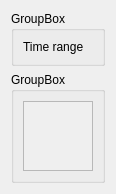
<?xml version="1.0" encoding="UTF-8"?>
<ui version="4.0">
 <class>SpectrumSettings</class>
 <widget class="QWizardPage" name="SpectrumSettings">
  <property name="geometry">
   <rect>
    <x>0</x>
    <y>0</y>
    <width>91</width>
    <height>162</height>
   </rect>
  </property>
  <property name="windowTitle">
   <string>WizardPage</string>
  </property>
  <layout class="QVBoxLayout" name="verticalLayout">
   <item>
    <widget class="QGroupBox" name="groupBox">
     <property name="title">
      <string>GroupBox</string>
     </property>
     <layout class="QFormLayout" name="formLayout">
      <property name="fieldGrowthPolicy">
       <enum>QFormLayout::ExpandingFieldsGrow</enum>
      </property>
      <item row="0" column="0">
       <widget class="QLabel" name="timeRangeLabel">
        <property name="text">
         <string>Time range</string>
        </property>
       </widget>
      </item>
      <item row="0" column="1">
       <widget class="RangeBox" name="timeRangeWidget" native="true"/>
      </item>
     </layout>
    </widget>
   </item>
   <item>
    <widget class="QGroupBox" name="groupBox_2">
     <property name="title">
      <string>GroupBox</string>
     </property>
     <layout class="QVBoxLayout" name="verticalLayout_2">
      <item>
       <widget class="QScrollArea" name="scrollArea">
        <property name="widgetResizable">
         <bool>true</bool>
        </property>
        <widget class="QWidget" name="scrollAreaWidgetContents">
         <property name="geometry">
          <rect>
           <x>0</x>
           <y>0</y>
           <width>63</width>
           <height>58</height>
          </rect>
         </property>
         <layout class="QVBoxLayout" name="verticalLayout_4">
          <item>
           <layout class="QVBoxLayout" name="checkBoxLayout"/>
          </item>
         </layout>
        </widget>
       </widget>
      </item>
     </layout>
    </widget>
   </item>
  </layout>
 </widget>
 <customwidgets>
  <customwidget>
   <class>RangeBox</class>
   <extends>QWidget</extends>
   <header location="global">rangebox.h</header>
   <container>1</container>
  </customwidget>
 </customwidgets>
 <resources/>
 <connections/>
</ui>
